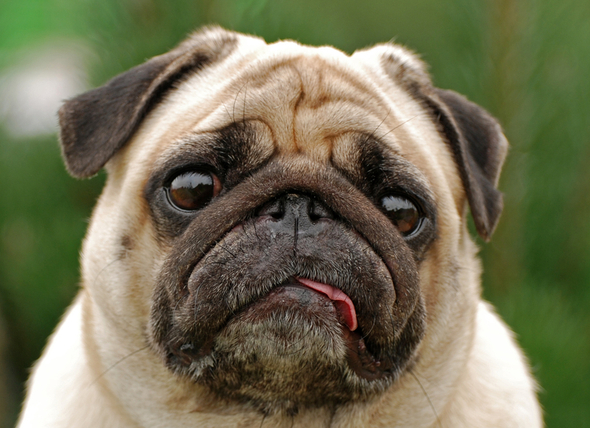
#> input picture PIL/dog.jpg, 590 x 428 px
$ python nuotraukos.py
#> lines starting #> are read from the running program, lines starting #| are printed output that depends on the picture
from PIL import Image, ImageFilter, ImageEnhance

dog = Image.open('dog.jpg')
#> dog is the input picture: PIL image 590x428 RGB; mean R, G, B 115, 113, 85.1
enh = ImageEnhance.Color(dog)
enh.enhance(0.2).save('test.png')
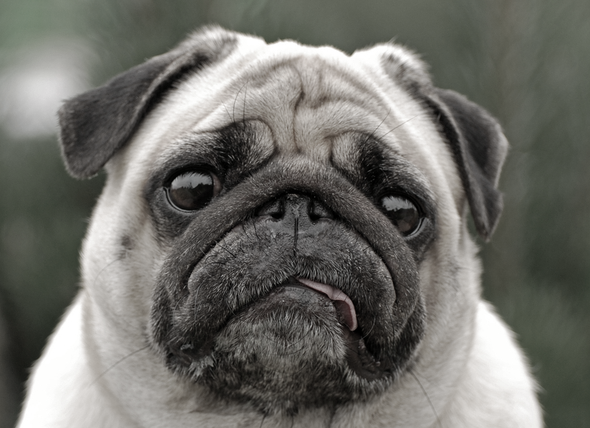
#> saved as test.png: PIL image 590x428 RGB; mean R, G, B 110.9, 110.5, 104.9
